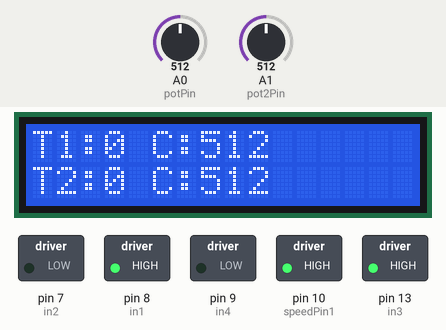
This sketch was run on a simulated Arduino Uno, built with avr-gcc and run on an emulated ATmega328P. Shown: 16×2 character LCD, switched loads named in the sketch (green lamp = pin HIGH). The test bench sets the inputs (shaded band); at power-on: A0 (potPin) = 512, A1 (pot2Pin) = 512. Pins used as bus, display or sensor lines are not drawn.

Above: at 1.2 s.
1.3 s: A0 (potPin) set to 306
At 2.5 s:
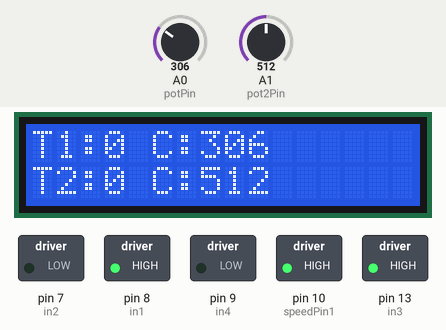
2.8 s: A1 (pot2Pin) set to 306
At 3.9 s:
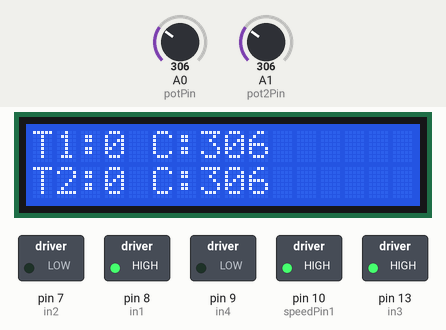
4.3 s: A0 (potPin) set to 263
At 5.6 s:
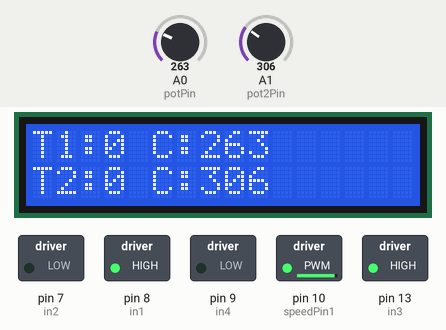
7.3 s: A1 (pot2Pin) set to 291
At 8.2 s:
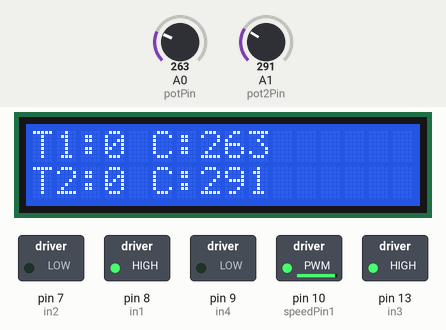
8.8 s: A0 (potPin) set to 122
At 9.7 s:
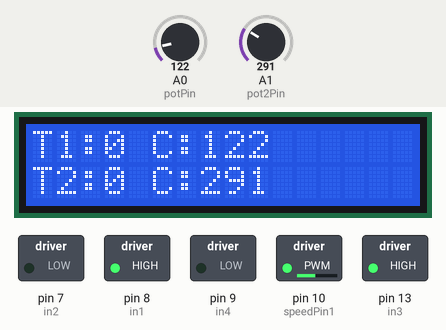
10.3 s: A1 (pot2Pin) set to 122
At 10.9 s:
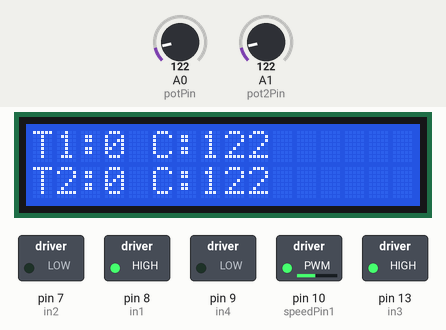
Timing chart, 0 to 12.8 s (numbered marks = the images above; inputs shaded):
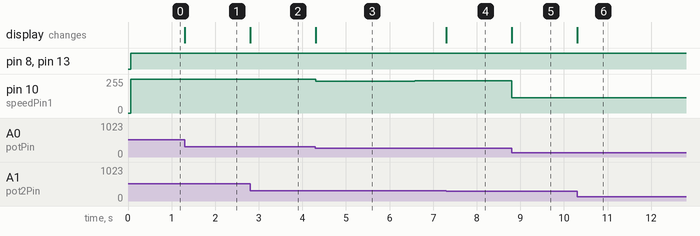

Measured:
- after the input at 1.3 s, the display: changes at once (image 1)
- after the input at 2.8 s, the display: changes at once (image 2)
- after the input at 4.3 s, pin 10 (speedPin1): 255/255 → 239/255 at once, → 240/255 0.37 s later, → 241/255 1.9 s later; the display: changes at once (image 3)
- after the input at 7.3 s, the display: changes at once (image 4)
- after the input at 8.8 s, pin 10 (speedPin1): 242/255 → 115/255 at once; the display: changes at once (image 5)
- after the input at 10.3 s, the display: changes at once (image 6)

The sketch:

RobotArm.ino
```cpp
#include <LiquidCrystal.h>

// ---------------- PID STRUCT ----------------
struct PID {
  float Kp, Ki, Kd;
  float integral;
  float lastError;
};

PID pid1 = {0.9, 0.002, 0.25, 0, 0};
PID pid2 = {0.9, 0.002, 0.25, 0, 0};

unsigned long lastTime = 0;

// ---------------- PINS ----------------------
const int rs = 12, en = 11, d4 = 5, d5 = 4, d6 = 3, d7 = 2;
LiquidCrystal lcd(rs, en, d4, d5, d6, d7);

int in1 = 8;
int in2 = 7;
int in3 = 13;
int in4 = 9;

int speedPin1 = 10; // Motor1 speed PWM
int speedPin2 = 1;  // Motor2 speed PWM, change if conflicts with Serial
int potPin = A0;
int pot2Pin = A1;

// ---------------- STATE ----------------------
int target1 = 0;
int target2 = 0;

char incoming[16];
int idx = 0;

void setup() {
  Serial.begin(38400);
  lcd.begin(16, 2);

  pinMode(speedPin1, OUTPUT);
  pinMode(speedPin2, OUTPUT);
  pinMode(in1, OUTPUT);
  pinMode(in2, OUTPUT);
  pinMode(in3, OUTPUT);
  pinMode(in4, OUTPUT);

  lastTime = micros();
}

// ---------------- MOTOR CONTROL ----------------
void motor1(float power) {
  int pwm = constrain(abs(power), 0, 255);

  if(power > 0) {
    analogWrite(speedPin1, pwm);
    digitalWrite(in1, LOW);
    digitalWrite(in2, HIGH);
  } else if(power < 0) {
    analogWrite(speedPin1, pwm);
    digitalWrite(in1, HIGH);
    digitalWrite(in2, LOW);
  } else {
    analogWrite(speedPin1, 0);
    digitalWrite(in1, LOW);
    digitalWrite(in2, LOW);
  }
}

void motor2(float power) {
  int pwm = constrain(abs(power), 0, 255);

  if(power > 0) {
    analogWrite(speedPin2, pwm);
    digitalWrite(in3, LOW);
    digitalWrite(in4, HIGH);
  } else if(power < 0) {
    analogWrite(speedPin2, pwm);
    digitalWrite(in3, HIGH);
    digitalWrite(in4, LOW);
  } else {
    analogWrite(speedPin2, 0);
    digitalWrite(in3, LOW);
    digitalWrite(in4, LOW);
  }
}

// ---------------- PID FUNCTION ----------------
float runPID(PID &pid, float target, float current, float dt) {
  float error = target - current;

  pid.integral += error * dt;
  float derivative = (error - pid.lastError) / dt;
  pid.lastError = error;

  return pid.Kp * error + pid.Ki * pid.integral + pid.Kd * derivative;
}

// ---------------- MAIN LOOP -------------------
void loop() {

  // -------- SERIAL PARSING --------
  while (Serial.available()) {
    char c = Serial.read();

    if(c == 'S') {
      idx = 0;
    }

    incoming[idx++] = c;

    if(c == '\n' || idx >= 10) {
      incoming[idx] = 0;

      if(incoming[0] == 'S') {
        int v1 = atoi(&incoming[1]);
        int v2 = atoi(&incoming[4]);
        int chk = incoming[7] - '0';

        if(((v1+v2) % 10) == chk) {
          target1 = map(v1, 24, 110, 255, 779);
          target2 = map(v2, 350, 720, 298, 673);
        }
      }
      idx = 0;
    }
  }

  // -------- TIME STEP --------
  unsigned long now = micros();
  float dt = (now - lastTime) / 1000000.0;
  lastTime = now;

  // -------- READ CURRENT POSITIONS --------
  int pos1 = analogRead(potPin);
  int pos2 = analogRead(pot2Pin);

  // -------- PID OUTPUTS --------
  float power1 = runPID(pid1, target1, pos1, dt);
  float power2 = runPID(pid2, target2, pos2, dt);

  // -------- DRIVE MOTORS --------
  motor1(power1);
  motor2(power2);

  // -------- LCD --------
  lcd.setCursor(0,0);
  lcd.print("T1:");
  lcd.print(target1);
  lcd.print(" C:");
  lcd.print(pos1);

  lcd.setCursor(0,1);
  lcd.print("T2:");
  lcd.print(target2);
  lcd.print(" C:");
  lcd.print(pos2);
}
```
